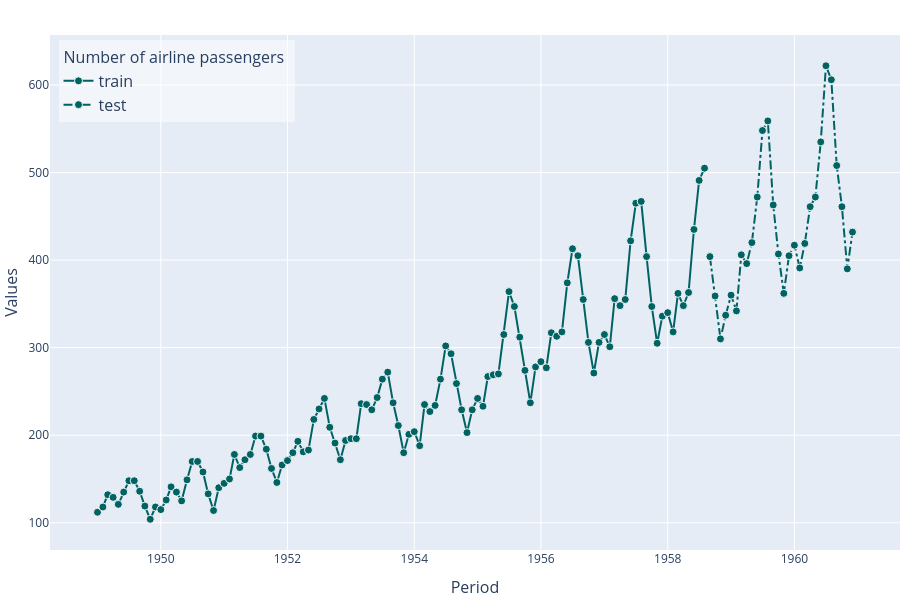

Write notebook code for a chart like this one.
### Code cell
# Examinar o conjunto de dados
experionml.plot_series()
